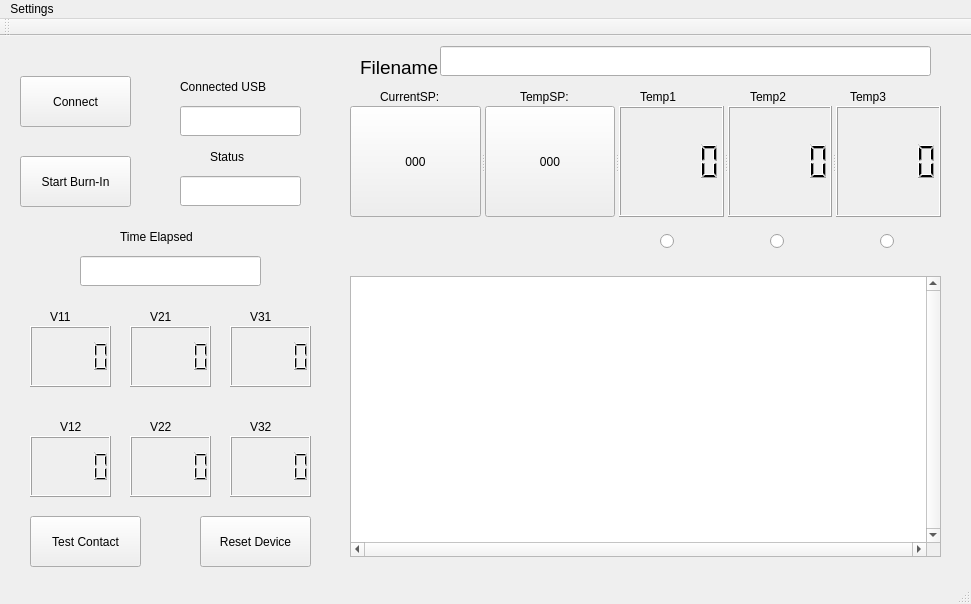
<?xml version="1.0" encoding="UTF-8"?>
<ui version="4.0">
 <class>MainWindow</class>
 <widget class="QMainWindow" name="MainWindow">
  <property name="geometry">
   <rect>
    <x>0</x>
    <y>0</y>
    <width>971</width>
    <height>604</height>
   </rect>
  </property>
  <property name="windowTitle">
   <string>Burn-In Interface</string>
  </property>
  <widget class="QWidget" name="centralWidget">
   <widget class="QLabel" name="tempSP_label">
    <property name="geometry">
     <rect>
      <x>520</x>
      <y>50</y>
      <width>68</width>
      <height>22</height>
     </rect>
    </property>
    <property name="text">
     <string>TempSP:</string>
    </property>
   </widget>
   <widget class="QPushButton" name="connectB">
    <property name="geometry">
     <rect>
      <x>20</x>
      <y>40</y>
      <width>111</width>
      <height>51</height>
     </rect>
    </property>
    <property name="text">
     <string>Connect</string>
    </property>
   </widget>
   <widget class="QLabel" name="temp1_label">
    <property name="geometry">
     <rect>
      <x>640</x>
      <y>50</y>
      <width>68</width>
      <height>22</height>
     </rect>
    </property>
    <property name="text">
     <string>Temp1</string>
    </property>
   </widget>
   <widget class="QLabel" name="temp2_label">
    <property name="geometry">
     <rect>
      <x>750</x>
      <y>50</y>
      <width>68</width>
      <height>22</height>
     </rect>
    </property>
    <property name="text">
     <string>Temp2</string>
    </property>
   </widget>
   <widget class="QLabel" name="temp3_label">
    <property name="geometry">
     <rect>
      <x>850</x>
      <y>50</y>
      <width>68</width>
      <height>22</height>
     </rect>
    </property>
    <property name="text">
     <string>Temp3</string>
    </property>
   </widget>
   <widget class="QLabel" name="currentSP_label">
    <property name="geometry">
     <rect>
      <x>380</x>
      <y>50</y>
      <width>81</width>
      <height>22</height>
     </rect>
    </property>
    <property name="text">
     <string>CurrentSP:</string>
    </property>
   </widget>
   <widget class="QPushButton" name="startB">
    <property name="geometry">
     <rect>
      <x>20</x>
      <y>120</y>
      <width>111</width>
      <height>51</height>
     </rect>
    </property>
    <property name="text">
     <string>Start Burn-In</string>
    </property>
   </widget>
   <widget class="QTextEdit" name="comMessages">
    <property name="geometry">
     <rect>
      <x>350</x>
      <y>240</y>
      <width>591</width>
      <height>281</height>
     </rect>
    </property>
    <property name="font">
     <font>
      <pointsize>9</pointsize>
     </font>
    </property>
    <property name="verticalScrollBarPolicy">
     <enum>Qt::ScrollBarAlwaysOn</enum>
    </property>
    <property name="horizontalScrollBarPolicy">
     <enum>Qt::ScrollBarAlwaysOn</enum>
    </property>
    <property name="readOnly">
     <bool>true</bool>
    </property>
   </widget>
   <widget class="QLCDNumber" name="v11_display">
    <property name="geometry">
     <rect>
      <x>30</x>
      <y>290</y>
      <width>81</width>
      <height>61</height>
     </rect>
    </property>
   </widget>
   <widget class="QLCDNumber" name="v21_display">
    <property name="geometry">
     <rect>
      <x>130</x>
      <y>290</y>
      <width>81</width>
      <height>61</height>
     </rect>
    </property>
   </widget>
   <widget class="QLCDNumber" name="v31_display">
    <property name="geometry">
     <rect>
      <x>230</x>
      <y>290</y>
      <width>81</width>
      <height>61</height>
     </rect>
    </property>
   </widget>
   <widget class="QLCDNumber" name="v12_display">
    <property name="geometry">
     <rect>
      <x>30</x>
      <y>400</y>
      <width>81</width>
      <height>61</height>
     </rect>
    </property>
   </widget>
   <widget class="QLCDNumber" name="v22_display">
    <property name="geometry">
     <rect>
      <x>130</x>
      <y>400</y>
      <width>81</width>
      <height>61</height>
     </rect>
    </property>
   </widget>
   <widget class="QLCDNumber" name="v32_display">
    <property name="geometry">
     <rect>
      <x>230</x>
      <y>400</y>
      <width>81</width>
      <height>61</height>
     </rect>
    </property>
   </widget>
   <widget class="QLabel" name="v12_label">
    <property name="geometry">
     <rect>
      <x>60</x>
      <y>380</y>
      <width>41</width>
      <height>22</height>
     </rect>
    </property>
    <property name="text">
     <string>V12</string>
    </property>
   </widget>
   <widget class="QLabel" name="v22_label">
    <property name="geometry">
     <rect>
      <x>150</x>
      <y>380</y>
      <width>41</width>
      <height>22</height>
     </rect>
    </property>
    <property name="text">
     <string>V22</string>
    </property>
   </widget>
   <widget class="QLabel" name="v32_label">
    <property name="geometry">
     <rect>
      <x>250</x>
      <y>380</y>
      <width>41</width>
      <height>22</height>
     </rect>
    </property>
    <property name="text">
     <string>V32</string>
    </property>
   </widget>
   <widget class="QLabel" name="v11_label">
    <property name="geometry">
     <rect>
      <x>50</x>
      <y>270</y>
      <width>41</width>
      <height>22</height>
     </rect>
    </property>
    <property name="text">
     <string>V11</string>
    </property>
   </widget>
   <widget class="QLabel" name="v21_label">
    <property name="geometry">
     <rect>
      <x>150</x>
      <y>270</y>
      <width>41</width>
      <height>22</height>
     </rect>
    </property>
    <property name="text">
     <string>V21</string>
    </property>
   </widget>
   <widget class="QLabel" name="v31_label">
    <property name="geometry">
     <rect>
      <x>250</x>
      <y>270</y>
      <width>41</width>
      <height>22</height>
     </rect>
    </property>
    <property name="text">
     <string>V31</string>
    </property>
   </widget>
   <widget class="QLabel" name="label">
    <property name="geometry">
     <rect>
      <x>120</x>
      <y>190</y>
      <width>111</width>
      <height>22</height>
     </rect>
    </property>
    <property name="text">
     <string>Time Elapsed</string>
    </property>
   </widget>
   <widget class="QLineEdit" name="elapsedTimeBox">
    <property name="geometry">
     <rect>
      <x>80</x>
      <y>220</y>
      <width>181</width>
      <height>30</height>
     </rect>
    </property>
   </widget>
   <widget class="QPushButton" name="testContactB">
    <property name="geometry">
     <rect>
      <x>30</x>
      <y>480</y>
      <width>111</width>
      <height>51</height>
     </rect>
    </property>
    <property name="text">
     <string>Test Contact</string>
    </property>
   </widget>
   <widget class="QPushButton" name="resetDeviceB">
    <property name="geometry">
     <rect>
      <x>200</x>
      <y>480</y>
      <width>111</width>
      <height>51</height>
     </rect>
    </property>
    <property name="text">
     <string>Reset Device</string>
    </property>
   </widget>
   <widget class="QLabel" name="label_2">
    <property name="geometry">
     <rect>
      <x>360</x>
      <y>20</y>
      <width>81</width>
      <height>22</height>
     </rect>
    </property>
    <property name="font">
     <font>
      <pointsize>14</pointsize>
     </font>
    </property>
    <property name="text">
     <string>Filename</string>
    </property>
   </widget>
   <widget class="QLineEdit" name="filenameBox">
    <property name="geometry">
     <rect>
      <x>440</x>
      <y>10</y>
      <width>491</width>
      <height>30</height>
     </rect>
    </property>
   </widget>
   <widget class="QLineEdit" name="portName">
    <property name="geometry">
     <rect>
      <x>180</x>
      <y>70</y>
      <width>121</width>
      <height>30</height>
     </rect>
    </property>
   </widget>
   <widget class="QLabel" name="label_3">
    <property name="geometry">
     <rect>
      <x>180</x>
      <y>40</y>
      <width>121</width>
      <height>22</height>
     </rect>
    </property>
    <property name="text">
     <string>Connected USB</string>
    </property>
   </widget>
   <widget class="QSplitter" name="splitter">
    <property name="geometry">
     <rect>
      <x>350</x>
      <y>70</y>
      <width>591</width>
      <height>111</height>
     </rect>
    </property>
    <property name="orientation">
     <enum>Qt::Horizontal</enum>
    </property>
    <widget class="QPushButton" name="currentToggle">
     <property name="text">
      <string>000</string>
     </property>
    </widget>
    <widget class="QPushButton" name="tempToggle">
     <property name="text">
      <string>000</string>
     </property>
    </widget>
    <widget class="QLCDNumber" name="temp1Displa"/>
    <widget class="QLCDNumber" name="temp2_displa"/>
    <widget class="QLCDNumber" name="temp3_displa"/>
   </widget>
   <widget class="QRadioButton" name="heating1indicator">
    <property name="geometry">
     <rect>
      <x>660</x>
      <y>190</y>
      <width>21</width>
      <height>31</height>
     </rect>
    </property>
    <property name="text">
     <string/>
    </property>
   </widget>
   <widget class="QRadioButton" name="heating2indicator">
    <property name="geometry">
     <rect>
      <x>770</x>
      <y>190</y>
      <width>21</width>
      <height>31</height>
     </rect>
    </property>
    <property name="text">
     <string/>
    </property>
   </widget>
   <widget class="QRadioButton" name="heating3indicator">
    <property name="geometry">
     <rect>
      <x>880</x>
      <y>190</y>
      <width>21</width>
      <height>31</height>
     </rect>
    </property>
    <property name="text">
     <string/>
    </property>
   </widget>
>>>>>>> 5e8305dcaf767b6508636afce6848424884bc03b
   <widget class="QLineEdit" name="statusDisplay">
    <property name="geometry">
     <rect>
      <x>180</x>
      <y>140</y>
      <width>121</width>
      <height>30</height>
     </rect>
    </property>
   </widget>
   <widget class="QLabel" name="label_4">
    <property name="geometry">
     <rect>
      <x>210</x>
      <y>110</y>
      <width>51</width>
      <height>22</height>
     </rect>
    </property>
    <property name="text">
     <string>Status</string>
    </property>
   </widget>
   <widget class="QWidget" name="gridLayoutWidget">
    <property name="geometry">
     <rect>
      <x>630</x>
      <y>190</y>
      <width>321</width>
      <height>41</height>
     </rect>
    </property>
    <layout class="QGridLayout" name="gridLayout"/>
   </widget>
  </widget>
  <widget class="QToolBar" name="mainToolBar">
   <attribute name="toolBarArea">
    <enum>TopToolBarArea</enum>
   </attribute>
   <attribute name="toolBarBreak">
    <bool>false</bool>
   </attribute>
  </widget>
  <widget class="QStatusBar" name="statusBar"/>
  <widget class="QMenuBar" name="menuBar">
   <property name="geometry">
    <rect>
     <x>0</x>
     <y>0</y>
     <width>971</width>
     <height>27</height>
    </rect>
   </property>
   <widget class="QMenu" name="menuSettings">
    <property name="title">
     <string>Settings</string>
    </property>
    <addaction name="actionOpen_Settings"/>
   </widget>
   <addaction name="menuSettings"/>
  </widget>
  <action name="actionOpen_Settings">
   <property name="text">
    <string>Open Settings</string>
   </property>
  </action>
 </widget>
 <layoutdefault spacing="6" margin="11"/>
 <tabstops>
  <tabstop>connectB</tabstop>
  <tabstop>startB</tabstop>
  <tabstop>currentToggle</tabstop>
  <tabstop>tempToggle</tabstop>
 </tabstops>
 <resources/>
 <connections/>
</ui>
